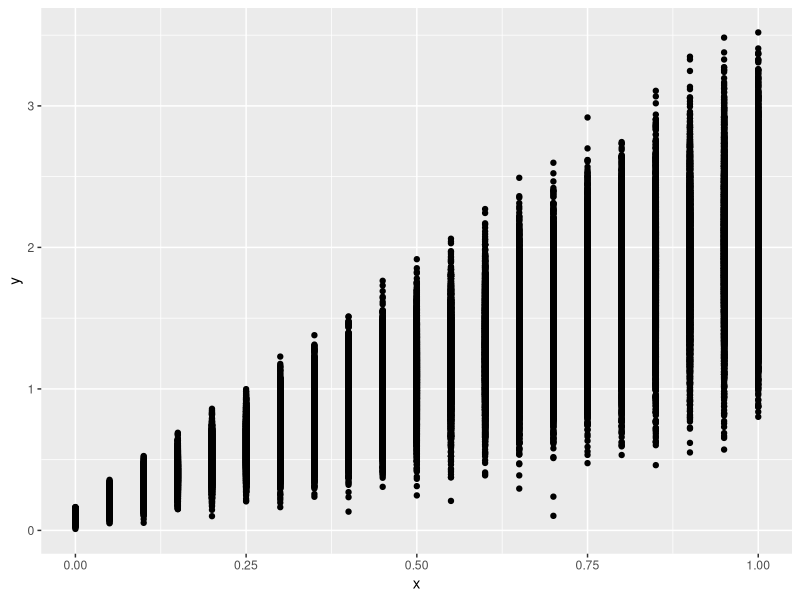

Write R code to recreate this figure. (Note: this script raises an error after producing the figure.)
## ---- chunk 1
library(tidyverse)

list.files("R", full.names = TRUE) |>  walk(source)
## ---- chunk 2
X_SEQ <- seq(0, 1 , .01)
P1 <- .1
P2 <- 2
P3 <- .2
P3_P <- 0.4
## ---- chunk 3

mu_linear_fun <- function(p, x){
  p[1] + p[2] * x
}



r_lineal_vectorized_fun <- function(p, x) {
  mu <- mu_linear_fun(c(p[1], p[2]), x)
  noise <- rnorm(length(x), # we create as many samples as values of xs we have
                 mean = 0, 
                 sd = p[3]) # Let's use the third component for the noise
  noise_2 <- noise*mu #lo he hecho así, quizá está mal
  
  mu + noise_2
}


## ---- chunk 4

data_raw <- crossing(x = seq(0, 1, .05), n = 1:5000) |> 
  mutate(y = r_lineal_vectorized_fun(c(P1, P2, P3), x))

## ---- chunk 5

data_raw |> ggplot() + 
  geom_point(aes(x = x, y = y))

## ---- chunk 6
data <- data_raw |> group_by(x) |>  
  summarise(mean_y= mean(y), sd_y=sd(y)) |> 
  ungroup() |> 
  mutate(dmu = dmu(x, mean_y)) |> 
  drop_na() |> 
  mutate(delta = dmu/sd_y)
## ---- chunk 7
data |> ggplot() + geom_line(aes(x = x, y= mean_y))
## ---- chunk 8
data |> ggplot() + geom_line(aes(x= x, y= delta)) + 
  ylim(0, 20)
